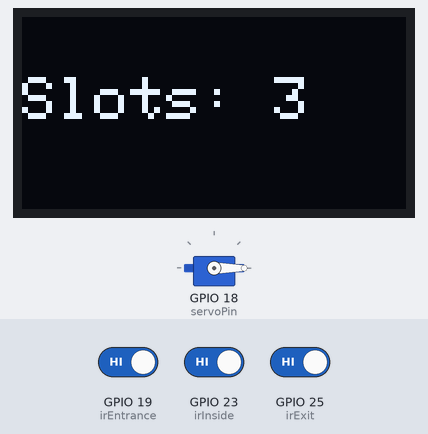
Bench run of a sketch on a simulated ESP32. Parts: 128×64 one-colour display, servo. The test bench sets the inputs (shaded band); at power-on: GPIO 19 (irEntrance) HIGH, GPIO 23 (irInside) HIGH, GPIO 25 (irExit) HIGH.

Above: at 1.2 s.
1.3 s: GPIO 19 (irEntrance) driven LOW
At 3.5 s:
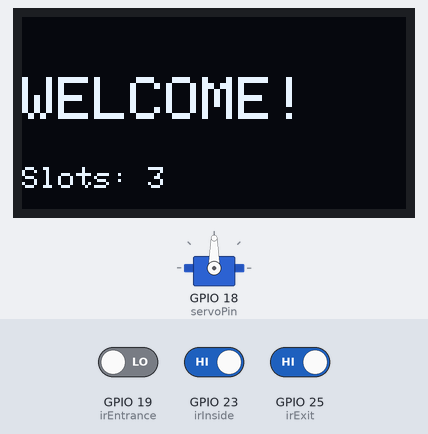
3.8 s: GPIO 23 (irInside) driven LOW
At 5.5 s:
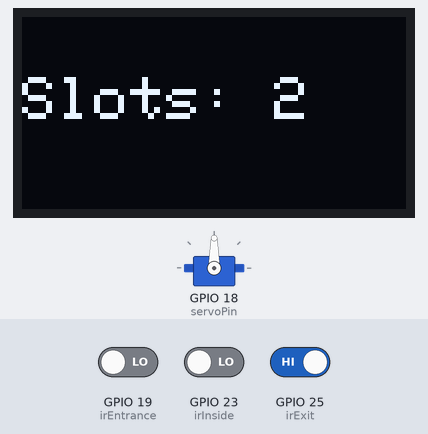
6.8 s: GPIO 25 (irExit) driven LOW
At 9.6 s:
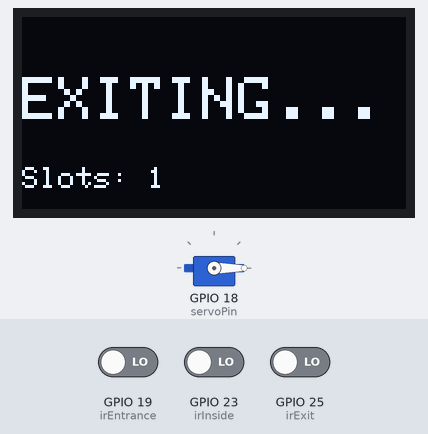
9.8 s: GPIO 19 (irEntrance) driven HIGH
At 11.1 s:
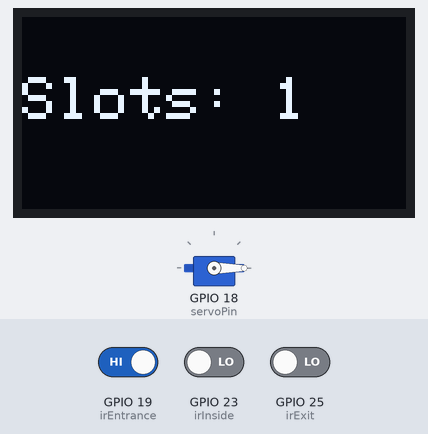
11.4 s: GPIO 19 (irEntrance) driven LOW
At 13.9 s:
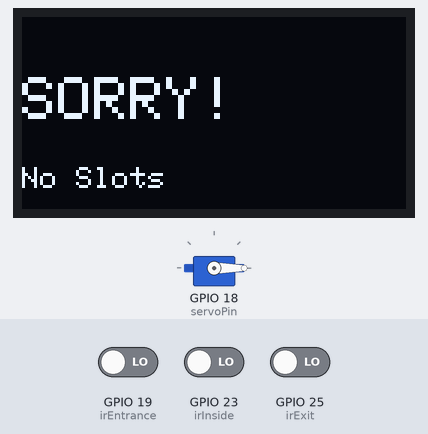
Timing chart, 0 to 15.4 s (numbered marks = the images above; inputs shaded):
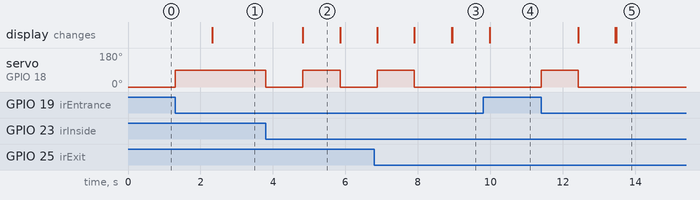

The sketch:

Automatic_Smart_Car_Parking.ino
```cpp
#include <Wire.h>
#include <Adafruit_GFX.h>
#include <Adafruit_SSD1306.h>
#include <ESP32Servo.h>

// ================= OLED Display =================
#define SCREEN_WIDTH 128
#define SCREEN_HEIGHT 64
#define OLED_RESET -1
Adafruit_SSD1306 display(SCREEN_WIDTH, SCREEN_HEIGHT, &Wire, OLED_RESET);

// ================= Servo =================
Servo gateServo;
int servoPin = 18;
int openPos = 90;
int closePos = 0;

// ================= IR Sensors =================
int irEntrance = 19;
int irInside   = 23;
int irExit     = 25;

// ================= Parking =================
int totalSlots = 3;
int maxSlots   = 3;
bool entryInProgress = false;
int lastExitState = HIGH;

// ======== Function prototypes ========
void openGate();
void closeGate();
void displayMessage(String msg, int slots, String extra = "");
void displaySlots();

// ================= Setup =================
void setup() {
  Serial.begin(115200);
  Wire.begin(21, 22);

  if (!display.begin(SSD1306_SWITCHCAPVCC, 0x3C)) {
    Serial.println("SSD1306 allocation failed");
    for (;;);
  }
  display.clearDisplay();
  display.setTextSize(2);
  display.setTextColor(WHITE);
  display.setCursor(0, 20);
  display.print("Slots: ");
  display.println(totalSlots);
  display.display();

  gateServo.attach(servoPin, 500, 2400);
  gateServo.write(closePos);

  pinMode(irEntrance, INPUT);
  pinMode(irInside, INPUT);
  pinMode(irExit, INPUT);
}

// ================= Loop =================
void loop() {
  int entranceState = digitalRead(irEntrance);
  int insideState   = digitalRead(irInside);
  int exitState     = digitalRead(irExit);

  if (!entryInProgress && entranceState == LOW) {
    if (totalSlots > 0) {
      entryInProgress = true;
      openGate();
      displayMessage("WELCOME!", totalSlots);
    } else {
      displayMessage("SORRY!", totalSlots, "No Slots");
      closeGate();
      delay(1500);
    }
  }

  if (entryInProgress && insideState == LOW) {
    if (totalSlots > 0) totalSlots--;
    closeGate();
    entryInProgress = false;
    displaySlots();
  }

  if (lastExitState == HIGH && exitState == LOW) {
    if (totalSlots < maxSlots) totalSlots++;
    displayMessage("EXITING...", totalSlots);
    delay(1000);
    displaySlots();
  }

  lastExitState = exitState;
}

// ================= Helper Functions =================
void openGate() {
  gateServo.write(openPos);
  delay(1000);
}

void closeGate() {
  gateServo.write(closePos);
  delay(1000);
}

void displayMessage(String msg, int slots, String extra) {
  display.clearDisplay();
  display.setTextSize(2);
  display.setCursor(0, 20);
  display.println(msg);

  if (extra != "") {
    display.setTextSize(1);
    display.setCursor(0, 50);
    display.println(extra);
  } else {
    display.setTextSize(1);
    display.setCursor(0, 50);
    display.print("Slots: ");
    display.println(slots);
  }

  display.display();
}

void displaySlots() {
  display.clearDisplay();
  display.setTextSize(2);
  display.setCursor(0, 20);
  display.print("Slots: ");
  display.println(totalSlots);
  display.display();
}
```

Measured:
- after the input at 1.3 s, servo on GPIO 18 (servoPin): 0° → 90° at once; the display: changes after 1.0 s (image 1)
- after the input at 3.8 s, servo on GPIO 18 (servoPin): 90° → 0° at once, → 90° 1.0 s later, → 0° 1.0 s later; the display: changes after 1.0 s (image 2)
- after the input at 6.8 s, the display: first differs from a run without the input after 2.2 s (image 3)
- after the input at 9.8 s, servo on GPIO 18 (servoPin): stays 0° (without the input it goes to 90° after 0.18 s)
- after the input at 11.4 s, servo on GPIO 18 (servoPin): 0° → 90° at once, → 0° 1.0 s later; the display: first differs from a run without the input after 1.0 s (image 5 shows a later state)
- what the display in image 2 shows lasts 1.1 s, from 4.8 s to 5.9 s
